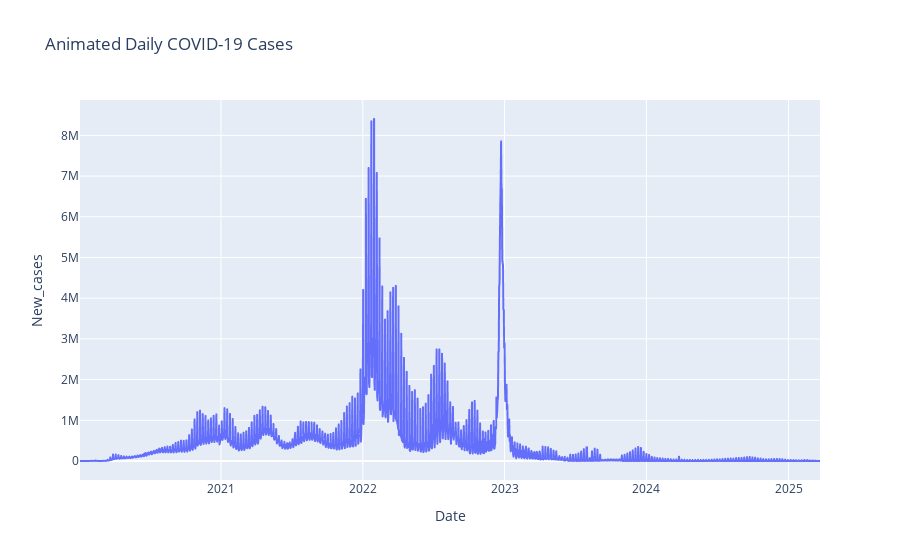

Write notebook code for a chart like this one.
### Code cell
import plotly.express as px

# Use daily_cases created earlier
fig = px.line(daily_cases, x='Date', y='New_cases', title='Animated Daily COVID-19 Cases')
fig.show()

### Figure 1 — Plotly figure (JSON) as saved in the notebook; plotly's stock layout.template omitted (floating-point values rounded to 4 significant figures; data arrays with more than 128 entries replaced by an {"elided": "..."} marker saying what was removed)
{"data": [{"hovertemplate": "Date=%{x}<br>New_cases=%{y}<extra></extra>", "legendgroup": "", "line": {"color": "#636efa", "dash": "solid"}, "marker": {"symbol": "circle"}, "mode": "lines", "name": "", "showlegend": false, "type": "scattergl", "x": {"elided": "1906 str values"}, "xaxis": "x", "y": {"elided": "1906 int values"}, "yaxis": "y"}], "layout": {"autosize": true, "legend": {"tracegroupgap": 0}, "title": {"text": "Animated Daily COVID-19 Cases"}, "xaxis": {"anchor": "y", "autorange": true, "domain": [0, 1], "range": ["2020-01-04", "2025-03-23"], "title": {"text": "Date"}, "type": "date"}, "yaxis": {"anchor": "x", "autorange": true, "domain": [0, 1], "range": [-466800.0, 8869000.0], "title": {"text": "New_cases"}, "type": "linear"}}}
